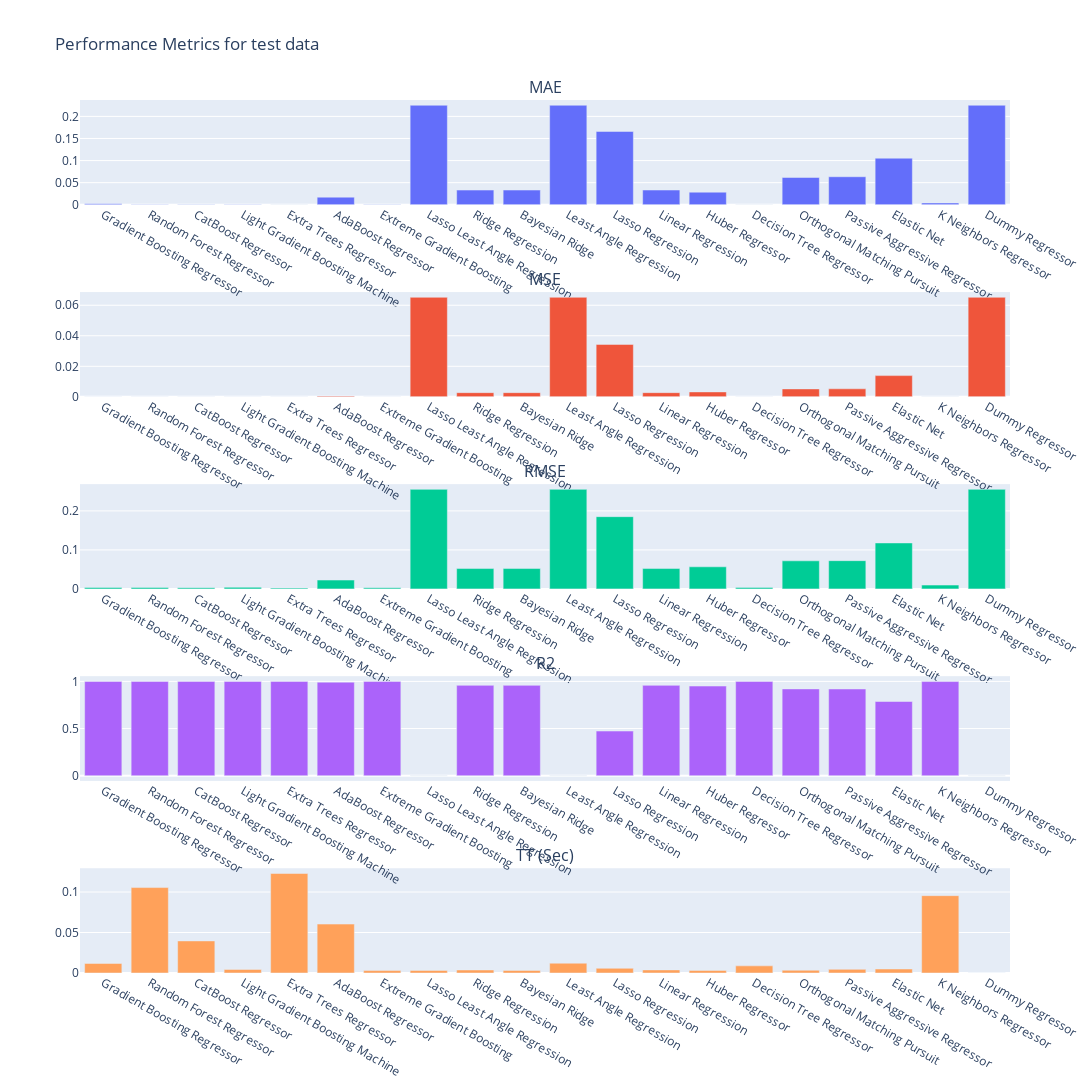

Here is the notebook cell this chart was saved with:
### Code cell
# Create subplots with 5 rows and 1 column
fig = make_subplots(rows=5, cols=1, subplot_titles=['MAE', 'MSE', 'RMSE', 'R2', 'TT (Sec)'])

# Add bar plots to each subplot
fig.add_trace(go.Bar(x=test_results['Model'], y=test_results['MAE']), row=1, col=1)
fig.add_trace(go.Bar(x=test_results['Model'], y=test_results['MSE']), row=2, col=1)
fig.add_trace(go.Bar(x=test_results['Model'], y=test_results['RMSE']), row=3, col=1)
fig.add_trace(go.Bar(x=test_results['Model'], y=test_results['R2']), row=4, col=1)
fig.add_trace(go.Bar(x=test_results['Model'], y=test_results['TT (Sec)']), row=5, col=1)

# Update layout
fig.update_layout(height=3000, width=1300, showlegend=False, title_text='Performance Metrics for test data')

# Show the plot
fig.show()

### Figure 1 — Plotly figure (JSON) as saved in the notebook; plotly's stock layout.template omitted (floating-point values rounded to 4 significant figures)
{"data": [{"type": "bar", "x": ["Gradient Boosting Regressor", "Random Forest Regressor", "CatBoost Regressor", "Light Gradient Boosting Machine", "Extra Trees Regressor", "AdaBoost Regressor", "Extreme Gradient Boosting", "Lasso Least Angle Regression", "Ridge Regression", "Bayesian Ridge", "Least Angle Regression", "Lasso Regression", "Linear Regression", "Huber Regressor", "Decision Tree Regressor", "Orthogonal Matching Pursuit", "Passive Aggressive Regressor", "Elastic Net", "K Neighbors Regressor", "Dummy Regressor"], "xaxis": "x", "y": [0.002099, 0.0003448, 0.000478, 0.0008575, 0.0002174, 0.01717, 0.0004601, 0.2252, 0.03325, 0.03325, 0.2252, 0.1659, 0.03334, 0.02851, 0.0003012, 0.06173, 0.06341, 0.1054, 0.004112, 0.2252], "yaxis": "y"}, {"type": "bar", "x": ["Gradient Boosting Regressor", "Random Forest Regressor", "CatBoost Regressor", "Light Gradient Boosting Machine", "Extra Trees Regressor", "AdaBoost Regressor", "Extreme Gradient Boosting", "Lasso Least Angle Regression", "Ridge Regression", "Bayesian Ridge", "Least Angle Regression", "Lasso Regression", "Linear Regression", "Huber Regressor", "Decision Tree Regressor", "Orthogonal Matching Pursuit", "Passive Aggressive Regressor", "Elastic Net", "K Neighbors Regressor", "Dummy Regressor"], "xaxis": "x2", "y": [1.193e-05, 1.306e-05, 8.549e-06, 1.624e-05, 4.017e-06, 0.0005136, 8.098e-06, 0.06521, 0.002722, 0.002721, 0.06521, 0.03433, 0.002722, 0.003209, 1.442e-05, 0.005184, 0.005244, 0.01389, 9.525e-05, 0.06521], "yaxis": "y2"}, {"type": "bar", "x": ["Gradient Boosting Regressor", "Random Forest Regressor", "CatBoost Regressor", "Light Gradient Boosting Machine", "Extra Trees Regressor", "AdaBoost Regressor", "Extreme Gradient Boosting", "Lasso Least Angle Regression", "Ridge Regression", "Bayesian Ridge", "Least Angle Regression", "Lasso Regression", "Linear Regression", "Huber Regressor", "Decision Tree Regressor", "Orthogonal Matching Pursuit", "Passive Aggressive Regressor", "Elastic Net", "K Neighbors Regressor", "Dummy Regressor"], "xaxis": "x3", "y": [0.003453, 0.003614, 0.002924, 0.00403, 0.002004, 0.02266, 0.002846, 0.2554, 0.05217, 0.05217, 0.2554, 0.1853, 0.05217, 0.05665, 0.003797, 0.072, 0.07242, 0.1179, 0.009759, 0.2554], "yaxis": "y3"}, {"type": "bar", "x": ["Gradient Boosting Regressor", "Random Forest Regressor", "CatBoost Regressor", "Light Gradient Boosting Machine", "Extra Trees Regressor", "AdaBoost Regressor", "Extreme Gradient Boosting", "Lasso Least Angle Regression", "Ridge Regression", "Bayesian Ridge", "Least Angle Regression", "Lasso Regression", "Linear Regression", "Huber Regressor", "Decision Tree Regressor", "Orthogonal Matching Pursuit", "Passive Aggressive Regressor", "Elastic Net", "K Neighbors Regressor", "Dummy Regressor"], "xaxis": "x4", "y": [0.9998, 0.9998, 0.9999, 0.9998, 0.9999, 0.9921, 0.9999, -9.958e-05, 0.9583, 0.9583, -9.958e-05, 0.4734, 0.9583, 0.9508, 0.9998, 0.9205, 0.9196, 0.7869, 0.9985, -9.958e-05], "yaxis": "y4"}, {"type": "bar", "x": ["Gradient Boosting Regressor", "Random Forest Regressor", "CatBoost Regressor", "Light Gradient Boosting Machine", "Extra Trees Regressor", "AdaBoost Regressor", "Extreme Gradient Boosting", "Lasso Least Angle Regression", "Ridge Regression", "Bayesian Ridge", "Least Angle Regression", "Lasso Regression", "Linear Regression", "Huber Regressor", "Decision Tree Regressor", "Orthogonal Matching Pursuit", "Passive Aggressive Regressor", "Elastic Net", "K Neighbors Regressor", "Dummy Regressor"], "xaxis": "x5", "y": [0.0118, 0.1055, 0.0396, 0.0044, 0.1229, 0.0604, 0.003, 0.0032, 0.0037, 0.0032, 0.0121, 0.0058, 0.0038, 0.0032, 0.0088, 0.0034, 0.0045, 0.0049, 0.0955, 0.0001], "yaxis": "y5"}], "layout": {"annotations": [{"font": {"size": 16}, "showarrow": false, "text": "MAE", "x": 0.5, "xanchor": "center", "xref": "paper", "y": 1, "yanchor": "bottom", "yref": "paper"}, {"font": {"size": 16}, "showarrow": false, "text": "MSE", "x": 0.5, "xanchor": "center", "xref": "paper", "y": 0.78, "yanchor": "bottom", "yref": "paper"}, {"font": {"size": 16}, "showarrow": false, "text": "RMSE", "x": 0.5, "xanchor": "center", "xref": "paper", "y": 0.56, "yanchor": "bottom", "yref": "paper"}, {"font": {"size": 16}, "showarrow": false, "text": "R2", "x": 0.5, "xanchor": "center", "xref": "paper", "y": 0.34, "yanchor": "bottom", "yref": "paper"}, {"font": {"size": 16}, "showarrow": false, "text": "TT (Sec)", "x": 0.5, "xanchor": "center", "xref": "paper", "y": 0.12, "yanchor": "bottom", "yref": "paper"}], "height": 3000, "showlegend": false, "title": {"text": "Performance Metrics for test data"}, "width": 1300, "xaxis": {"anchor": "y", "domain": [0, 1]}, "xaxis2": {"anchor": "y2", "domain": [0, 1]}, "xaxis3": {"anchor": "y3", "domain": [0, 1]}, "xaxis4": {"anchor": "y4", "domain": [0, 1]}, "xaxis5": {"anchor": "y5", "domain": [0, 1]}, "yaxis": {"anchor": "x", "domain": [0.88, 1]}, "yaxis2": {"anchor": "x2", "domain": [0.66, 0.78]}, "yaxis3": {"anchor": "x3", "domain": [0.44, 0.56]}, "yaxis4": {"anchor": "x4", "domain": [0.22, 0.34]}, "yaxis5": {"anchor": "x5", "domain": [0, 0.12]}}}
